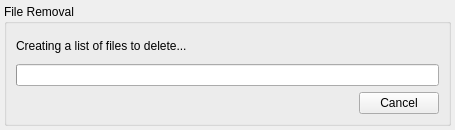
<?xml version="1.0" encoding="UTF-8"?>
<ui version="4.0">
 <class>FileRemoveWidget</class>
 <widget class="QWidget" name="FileRemoveWidget">
  <property name="geometry">
   <rect>
    <x>0</x>
    <y>0</y>
    <width>455</width>
    <height>130</height>
   </rect>
  </property>
  <property name="sizePolicy">
   <sizepolicy hsizetype="Preferred" vsizetype="Fixed">
    <horstretch>0</horstretch>
    <verstretch>0</verstretch>
   </sizepolicy>
  </property>
  <layout class="QVBoxLayout" name="verticalLayout">
   <property name="leftMargin">
    <number>4</number>
   </property>
   <property name="topMargin">
    <number>4</number>
   </property>
   <property name="rightMargin">
    <number>4</number>
   </property>
   <property name="bottomMargin">
    <number>4</number>
   </property>
   <item>
    <widget class="QGroupBox" name="groupBox">
     <property name="title">
      <string>File Removal</string>
     </property>
     <layout class="QVBoxLayout" name="verticalLayout_2">
      <item>
       <widget class="QLabel" name="label_current_item">
        <property name="text">
         <string>Creating a list of files to delete...</string>
        </property>
       </widget>
      </item>
      <item>
       <widget class="QProgressBar" name="progress"/>
      </item>
      <item>
       <layout class="QHBoxLayout" name="horizontalLayout">
        <item>
         <spacer name="horizontalSpacer">
          <property name="orientation">
           <enum>Qt::Orientation::Horizontal</enum>
          </property>
          <property name="sizeHint" stdset="0">
           <size>
            <width>40</width>
            <height>20</height>
           </size>
          </property>
         </spacer>
        </item>
        <item>
         <widget class="QPushButton" name="button_cancel">
          <property name="text">
           <string>Cancel</string>
          </property>
         </widget>
        </item>
       </layout>
      </item>
     </layout>
    </widget>
   </item>
  </layout>
 </widget>
 <resources/>
 <connections/>
</ui>
